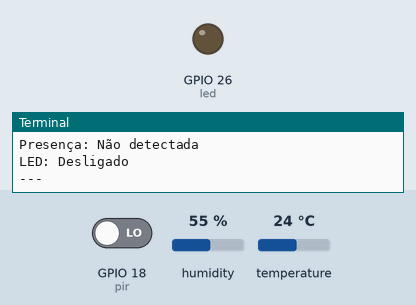
A program run on a simulated Raspberry Pi (BCM pin numbers). On the bench: output pins drawn as LEDs (lit = HIGH), the last lines printed to the terminal. Inputs (shaded band) come from the test bench; at power-on: GPIO 18 (pir) LOW, humidity 55 %, temperature 24 °C.

Above: at 1.2 s.
1.3 s: GPIO 18 (pir) driven HIGH
At 3.4 s:
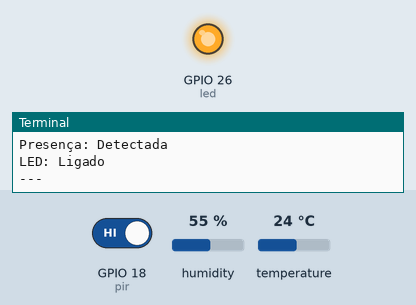
4.0 s: GPIO 18 (pir) driven LOW
At 5.9 s:
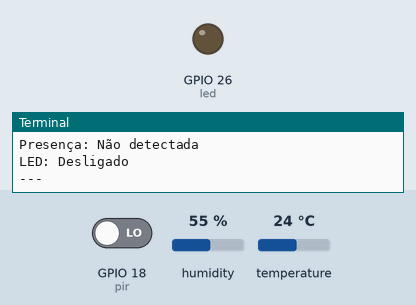
Timing chart, 0 to 7.4 s (numbered marks = the images above; inputs shaded):
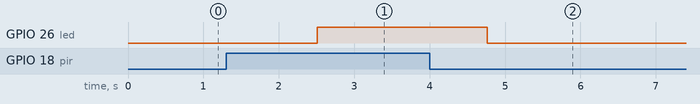

The program:

1-app_sensores_DHT_PIR.py
```python
from gpiozero import LED, MotionSensor
import board
import adafruit_dht
import time

# LED no GPIO26
led = LED(26)

# PIR no GPIO18
pir = MotionSensor(18)

# DHT11 no GPIO2
dht = adafruit_dht.DHT22(board.D2)

while True:

    # lê temperatura e umidade
    try:
        temperatura = dht.temperature
        umidade = dht.humidity
    except:
        temperatura = 0
        umidade = 0

    # lê presença
    presenca = pir.motion_detected

    # lógica do LED
    if presenca:
        led.on()
    else:
        led.off()

    estado_led = "Ligado" if led.is_lit else "Desligado"
    estado_pir = "Detectada" if presenca else "Não detectada"

    print(f"Temperatura: {temperatura} °C")
    print(f"Umidade: {umidade} %")
    print(f"Presença: {estado_pir}")
    print(f"LED: {estado_led}")
    print("---")

    time.sleep(1)
```

Measured:
- after the input at 1.3 s, GPIO 26 (led): LOW → HIGH after 1.2 s
- after the input at 4.0 s, GPIO 26 (led): HIGH → LOW after 0.76 s
